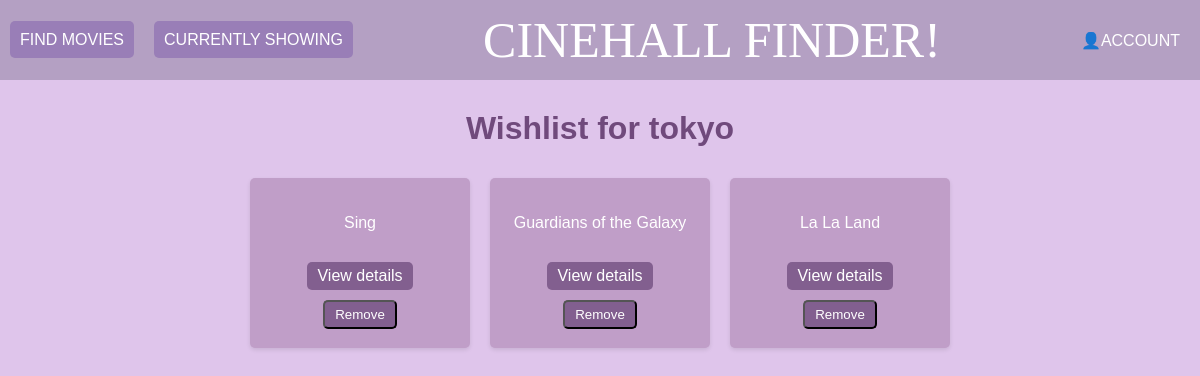
The page /wishlist_page/tokyo on the database its author committed.
### app/models.py (models this page shows, shortened)
class User(db.Model):
    id = db.Column(db.Integer, primary_key=True)
    username = db.Column(db.String(80), unique=True, nullable=False)
    email = db.Column(db.String(120), unique=True, nullable=False)
    password = db.Column(db.String(80), nullable=False)
    security_answer = db.Column(db.String(255), nullable=False)
    points = db.Column(db.Integer, default=0, nullable=False)
    vouchers = db.relationship('Voucher', secondary=user_vouchers,
                               backref=db.backref('users', lazy='dynamic'))
    friends = relationship(
        'User',
        secondary='friendship',
        primaryjoin=id == Friendship.user_id,
        secondaryjoin=id == Friendship.friend_id,
        backref='friend_of'
    )

class Wishlist(db.Model):
    id = db.Column(db.Integer, primary_key=True)
    movie_rank = db.Column(db.Integer, db.ForeignKey('Movie_Data.Rank'), nullable=False)
    user_id = db.Column(db.Integer, db.ForeignKey('user.id'), nullable=False)  # Corrected reference to 'user' table
    user = db.relationship('User', backref=db.backref('wishlist', lazy=True))

class Movie_Data(db.Model):
    __tablename__ = 'Movie_Data'
    Rank = db.Column(db.Integer, primary_key=True)
    Title = db.Column(db.Text)
    Genre = db.Column(db.Text)
    Description = db.Column(db.Text)
    Director = db.Column(db.Text)
    Actors = db.Column(db.Text)
    Year = db.Column(db.Integer)
    Runtime = db.Column(db.Integer)
    Rating = db.Column(db.Numeric)
    Votes = db.Column(db.Integer)
    Revenue = db.Column(db.Text)
    Metascore = db.Column(db.Integer)

### app/routes.py (the view)
@app.route('/wishlist_page/<username>', methods=['GET', 'POST'])
def wishlist_page(username):
    user = User.query.filter_by(username=username).first()
    if user:
        wishlist_data = get_wishlist_data(username)
        for entry in wishlist_data:
            entry.movie = Movie_Data.query.filter_by(Rank=entry.movie_rank).first()
        return render_template('wishlist.html', user=user, wishlist_data=wishlist_data,username=username)
    else:
        return "User not found."

### app/routes.py (called while the page is built)
def get_wishlist_data(username):
    user = User.query.filter_by(username=username).first()
    if user:
        wishlist_data = Wishlist.query.filter_by(user_id=user.id).all()
        return wishlist_data
    else:
        return []

### app/templates/wishlist.html (shortened to what this page needs)
{% extends 'base1.html' %}
{% block content %}
</head>
<body>
    <h1>Wishlist for {{ user.username }}</h1>
    <div class="movie-container">
        {% for entry in wishlist_data %}
            <div class="movie-box">
                <div class="movie-info">
                    <p class="movie-title">{{ entry.movie.Title }}</p>
                </div>
                <div class="button-group">
                    <a href="{{ url_for('movie_page', Rank=entry.movie.Rank, username=username) }}" class="wishlist-btn">View details</a>
                    <form action="{{ url_for('remove_from_wishlist', Rank=entry.movie.Rank) }}" method="POST">
                        <button type="submit" class="wishlist-btn" >Remove</button>
                    </form>
                </div>
            </div>
        {% endfor %}
    </div>
</body>
{% endblock %}

### app/templates/base1.html (style rules this page uses)
body { margin: 0; font-family: Font1,Arial, sans-serif; background-color: #e5d7ec; color: #615f5f; text-align: center; }

### app/templates/wishlist.html (style rules this page uses)
body { font-family: Arial, sans-serif; background-color: #dfc5eb; margin: 0; padding: 0; box-sizing: border-box; }
h1 { color: #704a7c; text-align: center; margin-top: 30px; }
.movie-container { display: flex; flex-wrap: wrap; justify-content: center; }
.movie-box { background-color: #c09ec8; padding: 10px; border-radius: 5px; margin: 10px; box-shadow: 0 2px 4px rgba(0, 0, 0, 0.1); width: 200px; height: 150px; display: flex; flex-direction: column; align-items: center; justify-content: center; }
.movie-info { text-align: center; margin-bottom: 10px; }
.movie-title { color: #fff; text-align: center; overflow: hidden; text-overflow: ellipsis; white-space: nowrap; max-width: 100%; margin-bottom: 10px; }
.wishlist-btn { display: inline-block; padding: 5px 10px; background-color: #825f8f; color: #fff; text-decoration: none; border-radius: 5px; transition: background-color 0.3s ease; margin-top: 10px; }

### rows shown on the page
User: username "tokyo"
Wishlist: movie.Title "Sing"
Wishlist: movie.Title "Guardians of the Galaxy"
Wishlist: movie.Title "La La Land"
